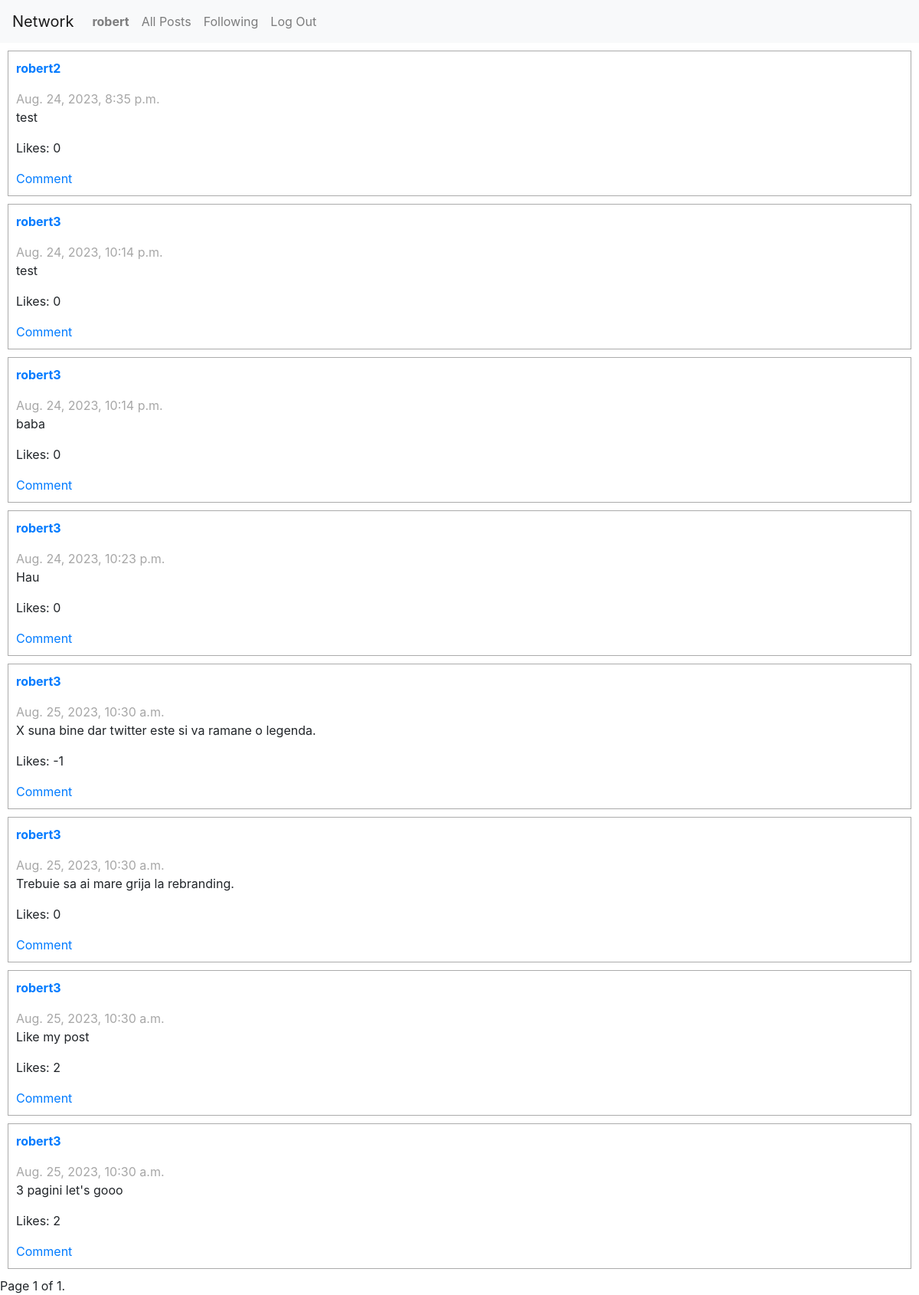
Page /following (signed in) on the committed database.
### network/models.py (models this page shows, shortened)
class User(AbstractUser):
    pass

class UserPost(models.Model):
    user = models.ForeignKey(User, on_delete=models.CASCADE)
    timestamp = models.DateTimeField(auto_now_add=True)
    content = models.CharField(max_length=512)
    likes = models.IntegerField(default=0)

### network/views.py (the view)
# urls.py: path("following", views.following, name="following"),
@login_required
def following(request):
    followingUsers = UserFollowing.objects.filter(user_id=request.user)
    allPosts = []
    for flwUser in followingUsers:
        allPosts += UserPost.objects.filter(user=flwUser.following_user_id)
    paginator = Paginator(allPosts, 10)
    page_number = request.GET.get("page")
    page_obj = paginator.get_page(page_number)
    return  render(request, "network/following.html", {
        "page_obj":page_obj
    })

### network/templates/network/following.html (shortened to what this page needs)
{% extends 'network/layout.html' %}
{% block body %}
{% for post in page_obj %}
        <div class="post-container">
            <div class="post-principal-container">
                <a href="{% url 'userprofile' post.user.username%}"><p class="post-username">{{post.user.username}}</p></a>
            </div>
            <div>
                <p class="post-timestamp">{{post.timestamp}}</p>
                <p class="post-content">{{post.content}}</p>
                <p>Likes: {{ post.likes }}</p>
                <a href="" class="text-decoration-none">Comment</a>
            </div>
        </div>
    {% endfor %}
    <div class="pagination">
        <span class="step-links">
            <span class="current">
                Page {{ page_obj.number }} of {{ page_obj.paginator.num_pages }}.
            </span>
        </span>
    </div>
{%endblock%}

### network/templates/network/layout.html (shortened to what this page needs)
{% load static %}
<!DOCTYPE html>
<html lang="en">
    <head>
        <link rel="stylesheet" href="https://stackpath.bootstrapcdn.com/bootstrap/4.4.1/css/bootstrap.min.css">
        <link href="/network/static/network//styles.css" rel="stylesheet">
    </head>
    <body>
        <nav class="navbar navbar-expand-lg navbar-light bg-light">
            <a class="navbar-brand" href="#">Network</a>
            <div>
              <ul class="navbar-nav mr-auto">
                {% if user.is_authenticated %}
                    <li class="nav-item">
                        <a class="nav-link" href="{% url 'userprofile' user.username%}"><strong>{{ user.username }}</strong></a>
                    </li>
                {% endif %}
                <li class="nav-item">
                  <a class="nav-link" href="{% url 'index' %}">All Posts</a>
                </li>
                {% if user.is_authenticated %}
                    <li class="nav-item">
                        <a class="nav-link" href="{% url 'following' %}">Following</a>
                    </li>
                    <li class="nav-item">
                        <a class="nav-link" href="{% url 'logout' %}">Log Out</a>
                    </li>
                {% endif %}
              </ul>
            </div>
          </nav>
        <div class="body">
            {% block body %}
            {% endblock %}
        </div>
    </body>
</html>

### network/static/network/styles.css (style rules this page uses)
.post-container { display:flex; margin: 10px; border:1px solid rgb(171, 171, 171); padding:10px; flex-direction: column; }
.post-principal-container { display:flex; align-items: center; justify-content: space-between; }
.post-username { font-weight: bold; text-align: center; margin-right:5px; }
.post-timestamp { margin-bottom: 0; color:rgb(167, 167, 167); }

### rows in the picture
User: username "robert"
UserPost: user.username "robert2", timestamp "Aug. 24, 2023, 8:35 p.m.", content "test", likes "0"
UserPost: user.username "robert3", timestamp "Aug. 24, 2023, 10:14 p.m.", content "test", likes "0"
UserPost: user.username "robert3", timestamp "Aug. 24, 2023, 10:14 p.m.", content "baba", likes "0"
UserPost: user.username "robert3", timestamp "Aug. 24, 2023, 10:23 p.m.", content "Hau", likes "0"
UserPost: user.username "robert3", timestamp "Aug. 25, 2023, 10:30 a.m.", content "X suna bine dar twitter este si va ramane o legenda.", likes "-1"
UserPost: user.username "robert3", timestamp "Aug. 25, 2023, 10:30 a.m.", content "Trebuie sa ai mare grija la rebranding.", likes "0"
UserPost: user.username "robert3", timestamp "Aug. 25, 2023, 10:30 a.m.", content "Like my post", likes "2"
UserPost: user.username "robert3", timestamp "Aug. 25, 2023, 10:30 a.m.", content "3 pagini let's gooo", likes "2"

### other values in the picture
{{ page_obj.number }} "1"
{{ page_obj.paginator.num_pages }} "1"
